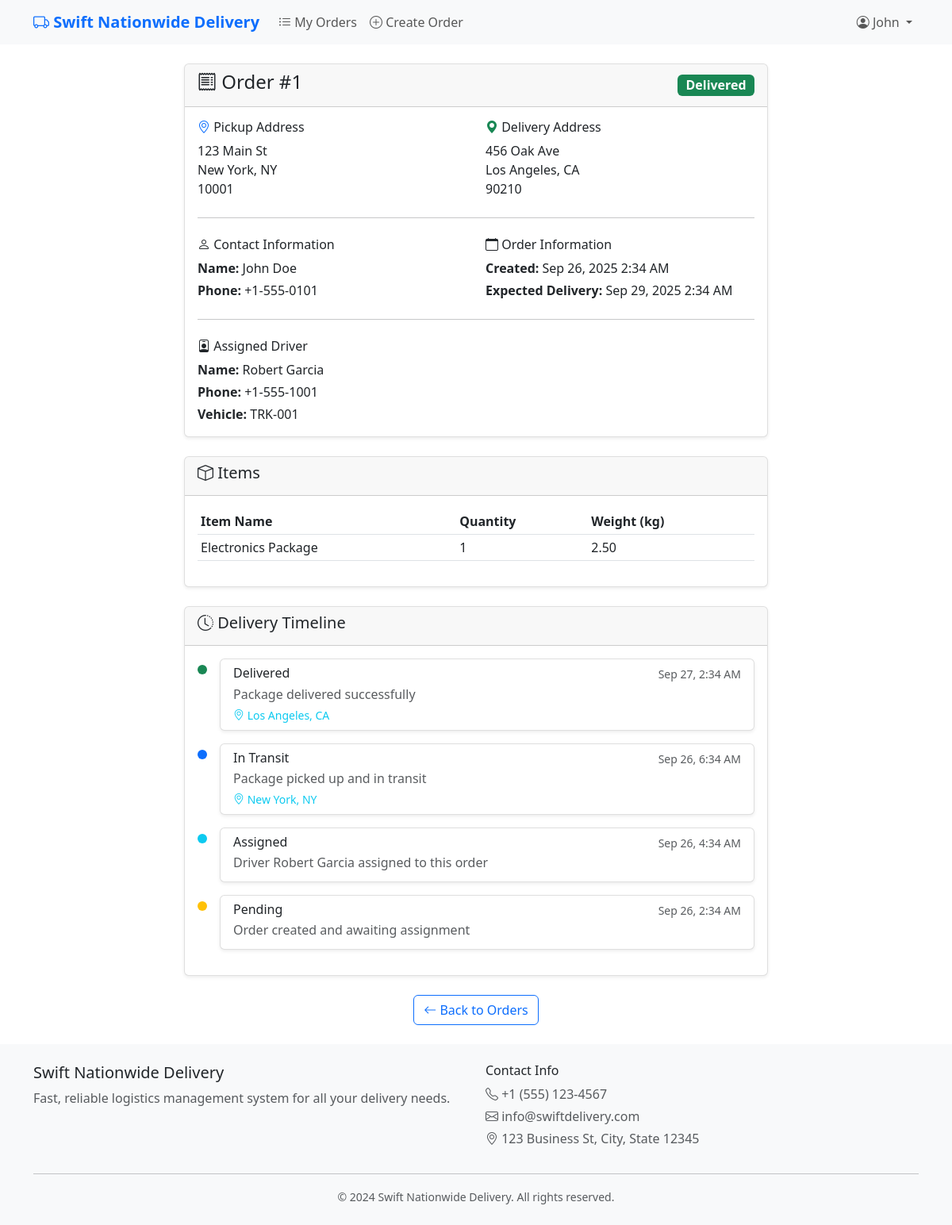
/orders/1/ (signed in), run on the app's committed database.
### delivery/models.py (models this page shows, shortened)
class Order(models.Model):
    customer = models.ForeignKey(Customer, on_delete=models.CASCADE)
    pickup_address = models.ForeignKey(Address, related_name='pickup_orders', on_delete=models.CASCADE)
    delivery_address = models.ForeignKey(Address, related_name='delivery_orders', on_delete=models.CASCADE)
    contact_name = models.CharField(max_length=100)
    contact_phone = models.CharField(max_length=20)
    created_at = models.DateTimeField(default=timezone.now)
    status = models.CharField(max_length=20, choices=ORDER_STATUS, default='PENDING')
    assigned_driver = models.ForeignKey(Driver, null=True, blank=True, on_delete=models.SET_NULL)
    expected_delivery = models.DateTimeField(null=True, blank=True)

class Address(models.Model):
    customer = models.ForeignKey(Customer, on_delete=models.CASCADE)
    street = models.CharField(max_length=255)
    city = models.CharField(max_length=100)
    state = models.CharField(max_length=100)
    pincode = models.CharField(max_length=20)

class Driver(models.Model):
    name = models.CharField(max_length=100)
    phone = models.CharField(max_length=20)
    vehicle_number = models.CharField(max_length=50, blank=True)
    is_active = models.BooleanField(default=True)
    current_lat = models.DecimalField(max_digits=9, decimal_places=6, null=True, blank=True)
    current_lng = models.DecimalField(max_digits=9, decimal_places=6, null=True, blank=True)

class OrderItem(models.Model):
    order = models.ForeignKey(Order, on_delete=models.CASCADE, related_name='items')
    name = models.CharField(max_length=255)
    quantity = models.PositiveIntegerField(default=1)
    weight_kg = models.DecimalField(max_digits=6, decimal_places=2, default=0)

class DeliveryUpdate(models.Model):
    order = models.ForeignKey(Order, on_delete=models.CASCADE, related_name='updates')
    status = models.CharField(max_length=20, choices=ORDER_STATUS)
    note = models.TextField(blank=True)
    location = models.CharField(max_length=255, blank=True)
    timestamp = models.DateTimeField(default=timezone.now)
    class Meta:
        ordering = ['-timestamp']

### delivery/views.py (the view)
# urls.py: path('orders/<int:order_id>/', views.order_detail, name='order_detail'),
@login_required
def order_detail(request, order_id):
    order = get_object_or_404(Order, id=order_id)
    if not request.user.is_staff:
        customer = Customer.objects.filter(user=request.user).first()
        if not customer or order.customer != customer:
            messages.error(request, "You don't have permission to view this order.")
            return redirect('order_list')
    updates = order.updates.all()
    items = order.items.all()
    context = {
        'order': order,
        'updates': updates,
        'items': items,
    }
    template = 'delivery/admin/order_detail.html' if request.user.is_staff else 'delivery/customer/order_detail.html'
    return render(request, template, context)

### delivery/templates/delivery/customer/order_detail.html (shortened to what this page needs)
{% extends 'delivery/base.html' %}
{% block content %}
<div class="row">
    <div class="col-lg-8 mx-auto">
        <div class="card mb-4">
            <div class="card-header">
                <div class="d-flex justify-content-between align-items-center">
                    <h4><i class="bi bi-receipt"></i> Order #{{ order.id }}</h4>
                    {% if order.status == 'PENDING' %}
                        <span class="badge bg-warning fs-6">{{ order.get_status_display }}</span>
                    {% elif order.status == 'ASSIGNED' %}
                        <span class="badge bg-info fs-6">{{ order.get_status_display }}</span>
                    {% elif order.status == 'IN_TRANSIT' %}
                        <span class="badge bg-primary fs-6">{{ order.get_status_display }}</span>
                    {% elif order.status == 'DELIVERED' %}
                        <span class="badge bg-success fs-6">{{ order.get_status_display }}</span>
                    {% elif order.status == 'CANCELLED' %}
                        <span class="badge bg-danger fs-6">{{ order.get_status_display }}</span>
                    {% endif %}
                </div>
            </div>
            <div class="card-body">
                <div class="row">
                    <div class="col-md-6">
                        <h6><i class="bi bi-geo-alt text-primary"></i> Pickup Address</h6>
                        <address class="mb-0">
                            {{ order.pickup_address.street }}<br>
                            {{ order.pickup_address.city }}, {{ order.pickup_address.state }}<br>
                            {{ order.pickup_address.pincode }}
                        </address>
                    </div>
                    <div class="col-md-6">
                        <h6><i class="bi bi-geo-alt-fill text-success"></i> Delivery Address</h6>
                        <address class="mb-0">
                            {{ order.delivery_address.street }}<br>
                            {{ order.delivery_address.city }}, {{ order.delivery_address.state }}<br>
                            {{ order.delivery_address.pincode }}
                        </address>
                    </div>
                </div>
                <hr class="my-4">
                <div class="row">
                    <div class="col-md-6">
                        <h6><i class="bi bi-person"></i> Contact Information</h6>
                        <p class="mb-1"><strong>Name:</strong> {{ order.contact_name }}</p>
                        <p class="mb-0"><strong>Phone:</strong> {{ order.contact_phone }}</p>
                    </div>
                    <div class="col-md-6">
                        <h6><i class="bi bi-calendar"></i> Order Information</h6>
                        <p class="mb-1"><strong>Created:</strong> {{ order.created_at|date:"M d, Y g:i A" }}</p>
                        {% if order.expected_delivery %}
                            <p class="mb-0"><strong>Expected Delivery:</strong> {{ order.expected_delivery|date:"M d, Y g:i A" }}</p>
                        {% endif %}
                    </div>
                </div>
                {% if order.assigned_driver %}
                <hr class="my-4">
                <div class="row">
                    <div class="col-md-6">
                        <h6><i class="bi bi-person-badge"></i> Assigned Driver</h6>
                        <p class="mb-1"><strong>Name:</strong> {{ order.assigned_driver.name }}</p>
                        <p class="mb-1"><strong>Phone:</strong> {{ order.assigned_driver.phone }}</p>
                        {% if order.assigned_driver.vehicle_number %}
                            <p class="mb-0"><strong>Vehicle:</strong> {{ order.assigned_driver.vehicle_number }}</p>
                        {% endif %}
                    </div>
                </div>
                {% endif %}
            </div>
        </div>
        {% if items %}
        <div class="card mb-4">
            <div class="card-header">
                <h5><i class="bi bi-box"></i> Items</h5>
            </div>
            <div class="card-body">
                <div class="table-responsive">
                    <table class="table table-sm">
                        <thead>
                            <tr>
                                <th>Item Name</th>
                                <th>Quantity</th>
                                <th>Weight (kg)</th>
                            </tr>
                        </thead>
                        <tbody>
                            {% for item in items %}
                            <tr>
                                <td>{{ item.name }}</td>
                                <td>{{ item.quantity }}</td>
                                <td>{{ item.weight_kg }}</td>
                            </tr>
                            {% endfor %}
                        </tbody>
                    </table>
                </div>
            </div>
        </div>
        {% endif %}
        <div class="card">
            <div class="card-header">
                <h5><i class="bi bi-clock-history"></i> Delivery Timeline</h5>
            </div>
            <div class="card-body">
                {% if updates %}
                    <div class="timeline">
                        {% for update in updates %}
                        <div class="timeline-item mb-3">
                            <div class="d-flex">
                                <div class="flex-shrink-0">
                                    {% if update.status == 'PENDING' %}
                                        <div class="timeline-marker bg-warning"></div>
                                    {% elif update.status == 'ASSIGNED' %}
                                        <div class="timeline-marker bg-info"></div>
                                    {% elif update.status == 'IN_TRANSIT' %}
                                        <div class="timeline-marker bg-primary"></div>
                                    {% elif update.status == 'DELIVERED' %}
                                        <div class="timeline-marker bg-success"></div>
                                    {% elif update.status == 'CANCELLED' %}
                                        <div class="timeline-marker bg-danger"></div>
                                    {% endif %}
                                </div>
                                <div class="flex-grow-1 ms-3">
                                    <div class="card">
                                        <div class="card-body py-2">
                                            <div class="d-flex justify-content-between align-items-start">
                                                <div>
                                                    <h6 class="mb-1">{{ update.get_status_display }}</h6>
                                                    {% if update.note %}
                                                        <p class="mb-1 text-muted">{{ update.note }}</p>
                                                    {% endif %}
                                                    {% if update.location %}
                                                        <p class="mb-0 small text-info">
                                                            <i class="bi bi-geo-alt"></i> {{ update.location }}
                                                        </p>
                                                    {% endif %}
                                                </div>
                                                <small class="text-muted">{{ update.timestamp|date:"M d, g:i A" }}</small>
                                            </div>
                                        </div>
                                    </div>
                                </div>
                            </div>
                        </div>
                        {% endfor %}
                    </div>
                {% else %}
                    <div class="text-center text-muted">
                        <i class="bi bi-clock"></i>
                        <p class="mb-0">No updates available yet</p>
                    </div>
                {% endif %}
            </div>
        </div>
        <div class="text-center mt-4">
            <a href="{% url 'order_list' %}" class="btn btn-outline-primary">
                <i class="bi bi-arrow-left"></i> Back to Orders
            </a>
        </div>
    </div>
</div>
{% endblock %}

### delivery/templates/delivery/base.html (shortened to what this page needs)
<!doctype html>
<html lang="en">
<head>
    <link href="https://cdn.jsdelivr.net/npm/bootstrap@5.3.0/dist/css/bootstrap.min.css" rel="stylesheet">
    <link href="https://cdn.jsdelivr.net/npm/bootstrap-icons@1.7.2/font/bootstrap-icons.css" rel="stylesheet">
</head>
<body class="min-height-100">
    <nav class="navbar navbar-expand-lg navbar-light bg-light mb-4">
        <div class="container">
            <a class="navbar-brand" href="{% url 'home' %}">
                <i class="bi bi-truck"></i> Swift Nationwide Delivery
            </a>
            <div class="collapse navbar-collapse" id="navbarNav">
                <ul class="navbar-nav me-auto">
                    {% if user.is_authenticated %}
                        <li class="nav-item">
                            <a class="nav-link" href="{% url 'order_list' %}">
                                <i class="bi bi-list-ul"></i> My Orders
                            </a>
                        </li>
                        <li class="nav-item">
                            <a class="nav-link" href="{% url 'order_create' %}">
                                <i class="bi bi-plus-circle"></i> Create Order
                            </a>
                        </li>
                    {% endif %}
                </ul>
                <ul class="navbar-nav">
                    {% if user.is_authenticated %}
                        <li class="nav-item dropdown">
                            <a class="nav-link dropdown-toggle" href="#" id="navbarDropdown" role="button" data-bs-toggle="dropdown">
                                <i class="bi bi-person-circle"></i> {{ user.first_name|default:user.username }}
                            </a>
                        </li>
                    {% endif %}
                </ul>
            </div>
        </div>
    </nav>
    <main class="container flex-grow-1">
        {% block content %}{% endblock %}
    </main>
    <footer class="bg-light py-4 mt-4">
        <div class="container">
            <div class="row">
                <div class="col-md-6">
                    <h5>Swift Nationwide Delivery</h5>
                    <p class="text-muted">Fast, reliable logistics management system for all your delivery needs.</p>
                </div>
                <div class="col-md-6">
                    <h6>Contact Info</h6>
                    <p class="text-muted mb-1"><i class="bi bi-telephone"></i> +1 (555) 123-4567</p>
                    <p class="text-muted mb-1"><i class="bi bi-envelope"></i> info@swiftdelivery.com</p>
                    <p class="text-muted"><i class="bi bi-geo-alt"></i> 123 Business St, City, State 12345</p>
                </div>
            </div>
            <hr>
            <div class="text-center text-muted">
                <small>&copy; 2024 Swift Nationwide Delivery. All rights reserved.</small>
            </div>
        </div>
    </footer>
</body>
</html>

### delivery/templates/delivery/base.html (style rules this page uses)
.navbar-brand { font-weight: bold; color: #0d6efd !important; }
.card { box-shadow: 0 0.125rem 0.25rem rgba(0, 0, 0, 0.075); border: 1px solid rgba(0, 0, 0, 0.125); }
footer { background-color: #f8f9fa; margin-top: auto; }
.min-height-100 { min-height: 100vh; display: flex; flex-direction: column; }

### delivery/templates/delivery/customer/order_detail.html (style rules this page uses)
.timeline-marker { width: 12px; height: 12px; border-radius: 50%; margin-top: 8px; }

### data on the page
Order: id "1", status "Delivered", pickup_address.street "123 Main St", pickup_address.city "New York", pickup_address.state "NY", pickup_address.pincode "10001", delivery_address.street "456 Oak Ave", delivery_address.city "Los Angeles", delivery_address.state "CA", delivery_address.pincode "90210", contact_name "John Doe", contact_phone "+1-555-0101", created_at "Sep 26, 2025 2:34 AM", expected_delivery "Sep 29, 2025 2:34 AM", assigned_driver.name "Robert Garcia", assigned_driver.phone "+1-555-1001", assigned_driver.vehicle_number "TRK-001"
OrderItem: name "Electronics Package", quantity "1", weight_kg "2.50"
DeliveryUpdate: status "Delivered", note "Package delivered successfully", location "Los Angeles, CA", timestamp "Sep 27, 2:34 AM"
DeliveryUpdate: status "In Transit", note "Package picked up and in transit", location "New York, NY", timestamp "Sep 26, 6:34 AM"
DeliveryUpdate: status "Assigned", note "Driver Robert Garcia assigned to this order", timestamp "Sep 26, 4:34 AM"
DeliveryUpdate: status "Pending", note "Order created and awaiting assignment", timestamp "Sep 26, 2:34 AM"

### other printed values
{{ user.first_name|default:user.username }} "John"
